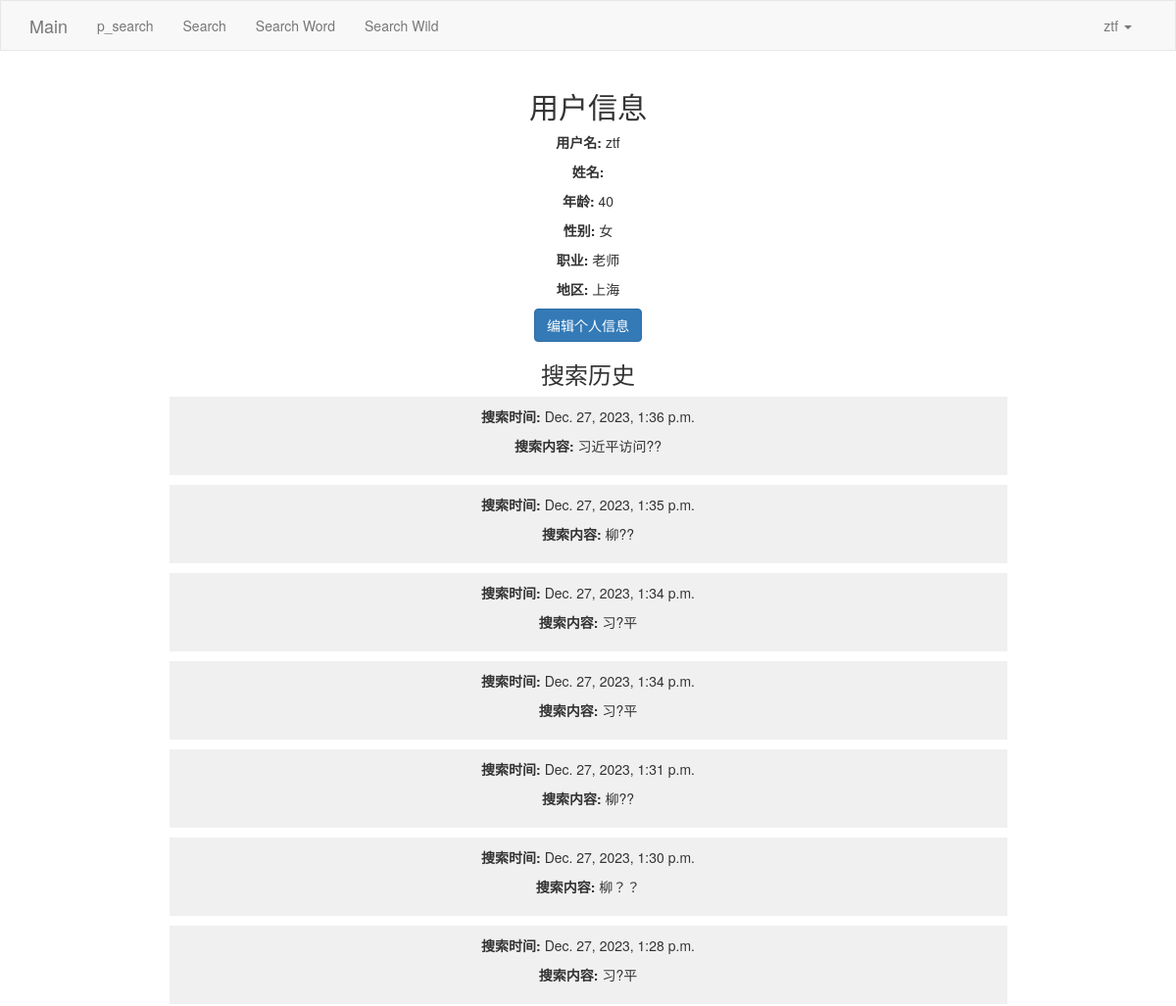
Page /user_information/ (signed in, upper part) on the earlier database version.
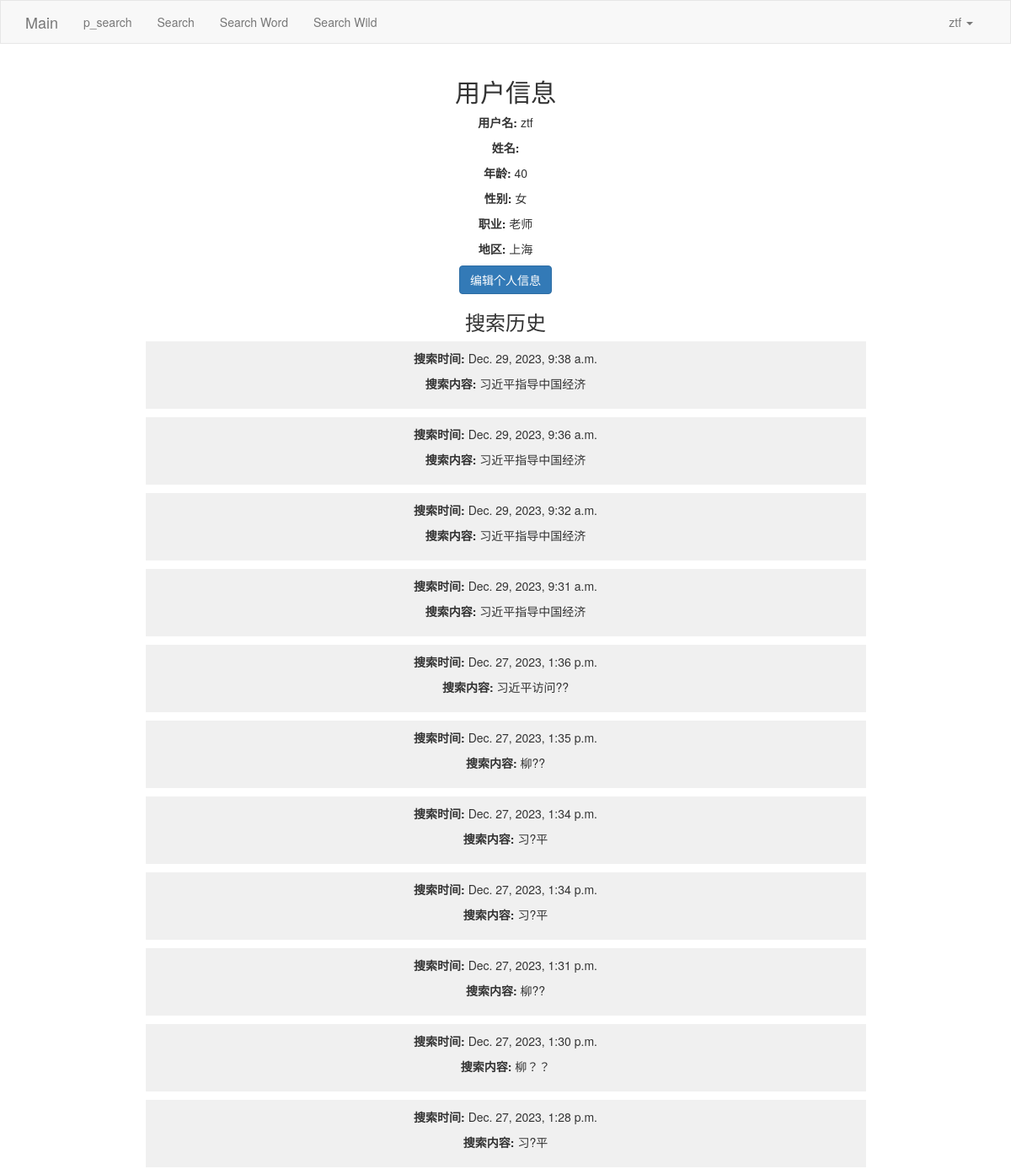
Same page on the later database version.
### App0/models.py (models this page shows, shortened)
class SearchHistory(models.Model):
    user = models.ForeignKey(get_user_model(), on_delete=models.CASCADE)
    query = models.CharField(max_length=255)
    timestamp = models.DateTimeField(auto_now_add=True)
    class Meta:
        db_table = 'search_history'

### App0/account.py (the view)
# urls.py: path('user_information/', account.user_information),
@login_required
def user_information(request):
    print(request)
    user_info = request.user
    print(user_info)
    search_history = SearchHistory.objects.filter(user_id=user_info.user_id).order_by('-timestamp')
    return render(request, 'user_information.html', {'user': user_info, 'search_history': search_history})

### App0/models.py (called while the page is built)
    def __str__(self):
        return self.username

### App0/templates/user_information.html
{% extends 'layout.html' %}
{% block content %}
<div class="container" style="text-align: center;">
    <div class="user-info" style="margin-bottom: 20px;">
        <h2>用户信息</h2>
        <p><strong>用户名:</strong> {{ user.username }}</p>
        <p><strong>姓名:</strong> {{ user.first_name }} {{ user.last_name }}</p>
        <p><strong>年龄:</strong> {{ user.userinfo.age }}</p>
        <p><strong>性别:</strong> {{ user.userinfo.gender }}</p>
        <p><strong>职业:</strong> {{ user.userinfo.occupation }}</p>
        <p><strong>地区:</strong> {{ user.userinfo.region }}</p>
        <p><a href="/edit_info/" class="btn btn-primary">编辑个人信息</a></p>
    </div>
    <div class="search-history" style="width: 75%; margin: auto;">
        <h3>搜索历史</h3>
        {% if search_history %}
            <ul style="list-style: none; padding: 0;">
                {% for record in search_history %}
                    <li style="background-color: #f0f0f0; margin-bottom: 10px; padding: 10px;">
                        <p><strong>搜索时间:</strong> {{ record.timestamp }}</p>
                        <p><strong>搜索内容:</strong> {{ record.query }}</p>
                    </li>
                {% endfor %}
            </ul>
        {% else %}
            <p>暂无搜索历史记录。</p>
        {% endif %}
    </div>
</div>
{% endblock %}

Differences in the rows shown:
added SearchHistory: timestamp "Dec. 29, 2023, 9:38 a.m.", query "习近平指导中国经济"
added SearchHistory: timestamp "Dec. 29, 2023, 9:36 a.m.", query "习近平指导中国经济"
added SearchHistory: timestamp "Dec. 29, 2023, 9:32 a.m.", query "习近平指导中国经济"
added SearchHistory: timestamp "Dec. 29, 2023, 9:31 a.m.", query "习近平指导中国经济"
